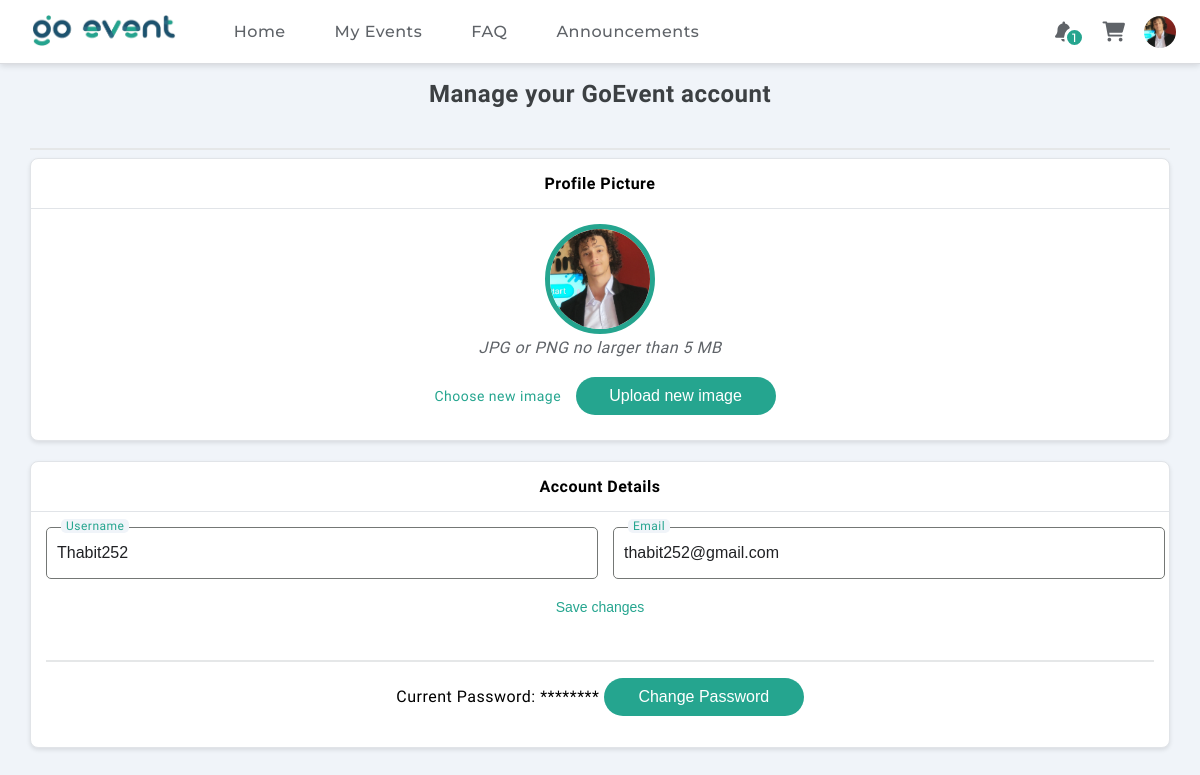
/manage_account.php (signed in), run on the app's committed database.
### tables this page shows
CREATE TABLE `users` (
  `user_id` int(11) NOT NULL,
  `username` varchar(50) NOT NULL,
  `password` varchar(255) NOT NULL,
  `email` varchar(100) NOT NULL,
  `user_type` enum('regular','organizer','admin') NOT NULL,
  `profile_picture` varchar(255) DEFAULT NULL,
  `created_at` timestamp NOT NULL DEFAULT current_timestamp()
);

### manage_account.php (the view, shortened to what this page needs)
<?php
require 'db.php';
?>
<!DOCTYPE html>
<html lang="en">
<head>
  <link rel="stylesheet" href="css/style.css">
</head>
<body class="manage-account-body">
  <header>
    <?php include 'header.php'; ?>
  </header>
  <main class="container-xl px-4 mt-4">
    <nav class="profile-title">
      <h1 class="myevents-heading">Manage your GoEvent account</h1>
    </nav>
    <hr class="profile-hr">
    <div class="row">
      <div class="col-xl-4">
        <div class="card mb-4 mb-xl-0">
          <div class="card-header">Profile Picture</div>
          <div class="card-body text-center">
            <img class="img-account-profile rounded-circle mb-2"
              src="<?php echo htmlspecialchars($user['profile_picture']); ?>" alt="Profile Picture">
            <div class="small font-italic text-muted mb-4">JPG or PNG no larger than 5 MB</div>
            <form id="upload-profile" method="POST" action="" enctype="multipart/form-data">
              <label for="profile_picture" class="btn btn-primary">Choose new image</label>
              <button type="submit" name="update_picture" id="create-account-btn" class="create-account-btn">Upload new image</button>
            </form>
          </div>
        </div>
      </div>
      <div class="col-xl-8">
        <div class="card mb-4">
          <div class="card-header">Account Details</div>
          <div class="card-body">
            <form method="POST" action="">
              <div class="row gx-3 mb-3">
                <div class="input-wrapper mb-3">
                  <div class="input-group">
                    <input type="text" id="inputUsername" name="username" value="<?php echo htmlspecialchars($user['username']); ?>" required>
                    <label class="input-placeholder" for="inputUsername">Username</label>
                  </div>
                </div>
                <div class="col-md-6 input-wrapper">
                  <div class="input-group">
                    <input type="email" id="inputEmailAddress" name="email" value="<?php echo htmlspecialchars($user['email']); ?>" required>
                    <label class="input-placeholder" for="inputEmailAddress">Email</label>
                  </div>
                </div>
              </div>
              <button class="btn btn-primary" type="submit">Save changes</button>
            </form>
            <hr class="profile-hr">
            <div>
              <p>Current Password: <span>********</span> <button id="create-account-btn" class="create-account-btn" type="button" onclick="togglePasswordChange()">Change Password</button></p>
            </div>
          </div>
        </div>
      </div>
    </div>
  </main>
</body>
</html>

### data on the page
users: profile_picture (picture), username "Thabit252", email "thabit252@gmail.com"

### other printed values
$unread_count "1"
